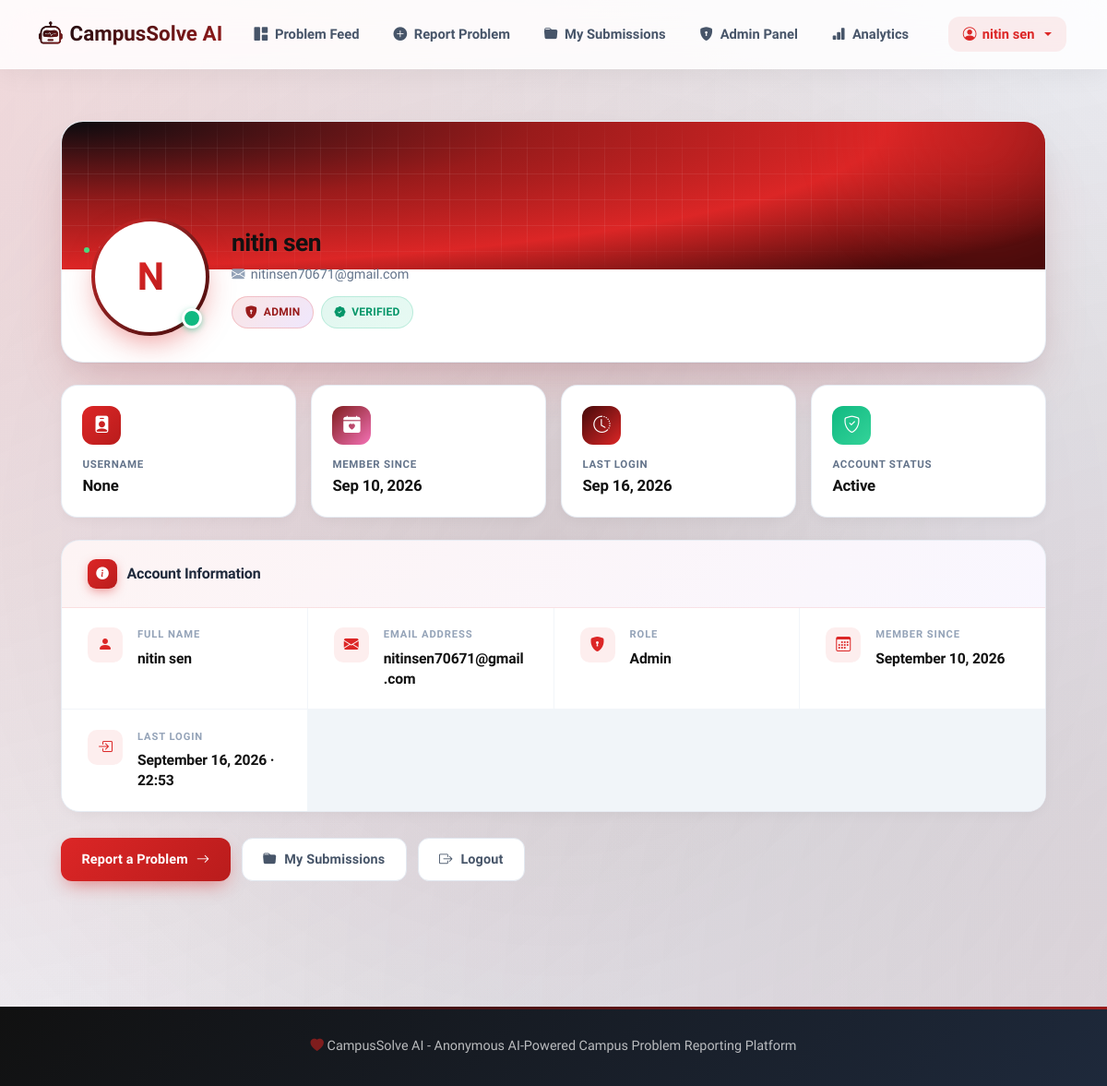
The app's page /accounts/profile/ (signed in), older data.
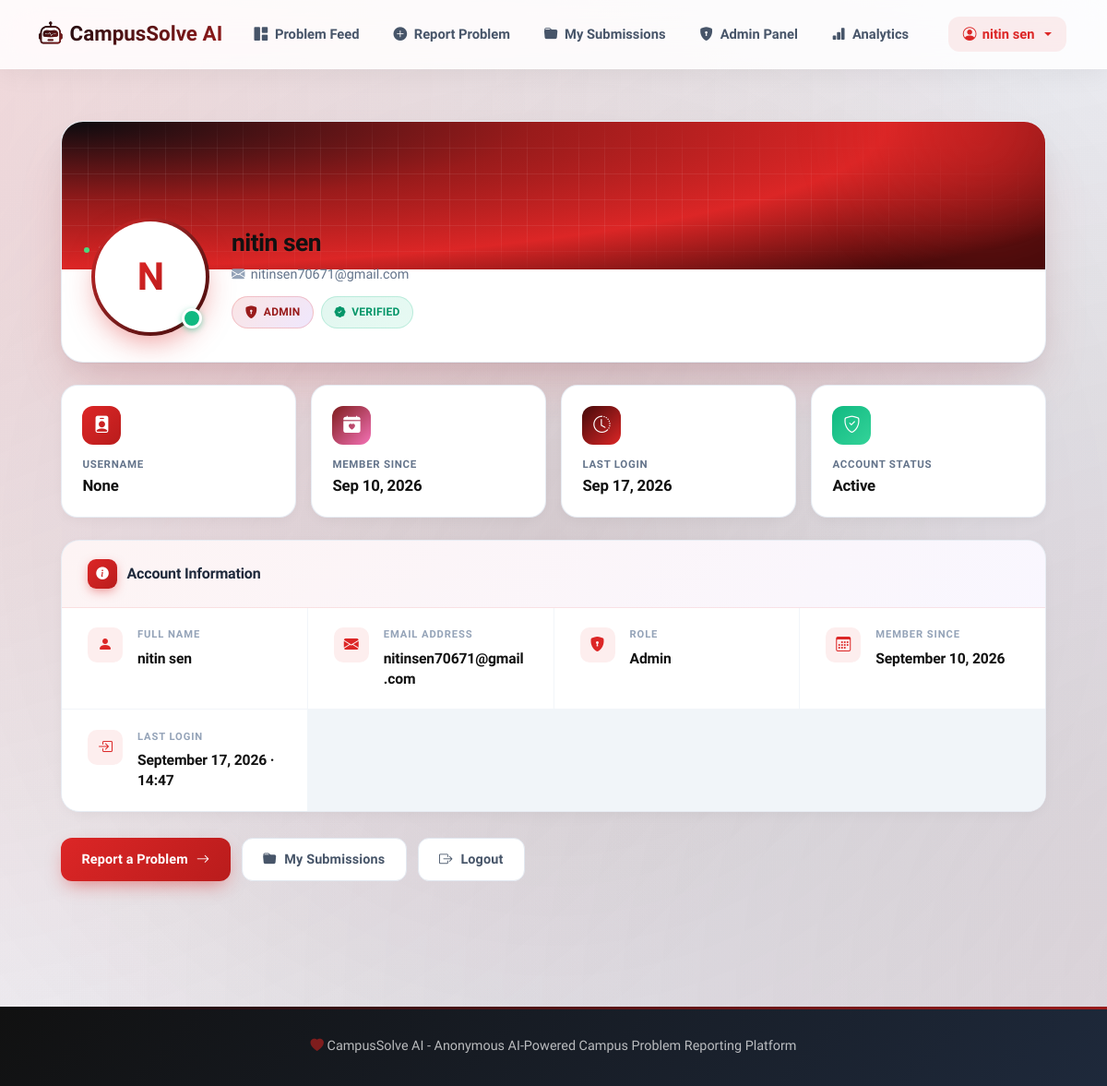
The same page, newer data.
### accounts/models.py (models this page shows, shortened)
class User(AbstractUser):
    ROLE_CHOICES = (
        ('STUDENT', 'Student'),
        ('ADMIN', 'Admin'),
    )
    full_name = models.CharField(max_length=255)
    email = models.EmailField(unique=True)
    username = None
    role = models.CharField(max_length=20, choices=ROLE_CHOICES, default='STUDENT')
    created_at = models.DateTimeField(auto_now_add=True)
    USERNAME_FIELD = 'email'
    REQUIRED_FIELDS = ['full_name']
    objects = UserManager()

### accounts/views.py (the view)
# urls.py: path('profile/', views.profile_view, name='profile'),
@login_required
def profile_view(request):
    return render(request, 'accounts/profile.html')

### templates/accounts/profile.html (shortened to what the changed rows need)
{% extends 'base.html' %}
{% load static %}
{% block content %}
<div class="profile-shell">
    <div class="profile-hero">
        <div class="profile-identity">
            <div class="avatar-wrap">
                <div class="avatar-ring">
                    <div class="avatar-inner">
                        <span class="avatar-initials">
                            {% if user.full_name %}
                                {{ user.full_name|slice:":1"|upper }}
                            {% else %}
                                {{ user.username|slice:":1"|upper }}
                            {% endif %}
                        </span>
                    </div>
                </div>
            </div>
            <div class="identity-text">
                <h1>
                    {% if user.full_name %}{{ user.full_name }}{% else %}{{ user.username }}{% endif %}
                </h1>
                <div class="email-line">
                    <i class="bi bi-envelope-fill"></i>
                    {{ user.email }}
                </div>
                <div class="role-chips">
                    <span class="chip chip-role">
                        <i class="bi bi-{% if user.role == 'ADMIN' %}shield-lock-fill{% elif user.role == 'STAFF' %}person-badge-fill{% else %}person-fill{% endif %}"></i>
                        {{ user.get_role_display|default:user.role }}
                    </span>
                    {% if user.is_active %}
                        <span class="chip chip-verified">
                            <i class="bi bi-patch-check-fill"></i>
                            Verified
                        </span>
                    {% endif %}
                </div>
            </div>
        </div>
    </div>
    <div class="stats-strip">
        <div class="stat-tile">
            <div class="tile-icon indigo">
                <i class="bi bi-person-badge-fill"></i>
            </div>
            <div class="tile-label">Username</div>
            <div class="tile-value">{{ user.username }}</div>
        </div>
        <div class="stat-tile">
            <div class="tile-icon pink">
                <i class="bi bi-calendar-heart-fill"></i>
            </div>
            <div class="tile-label">Member Since</div>
            <div class="tile-value">{{ user.created_at|date:"M d, Y"|default:"—" }}</div>
        </div>
        <div class="stat-tile">
            <div class="tile-icon cyan">
                <i class="bi bi-clock-history"></i>
            </div>
            <div class="tile-label">Last Login</div>
            <div class="tile-value">
                {% if user.last_login %}
                    {{ user.last_login|date:"M d, Y" }}
                {% else %}
                    First visit
                {% endif %}
            </div>
        </div>
    </div>
    <div class="info-card">
        <div class="info-card-head">
            <h2>Account Information</h2>
        </div>
        <div class="info-grid">
            <div class="info-item">
                <div class="ii-body">
                    <div class="ii-label">Full Name</div>
                    <div class="ii-value">
                        {% if user.full_name %}{{ user.full_name }}{% else %}<span class="muted">Not set</span>{% endif %}
                    </div>
                </div>
            </div>
            <div class="info-item">
                <div class="ii-body">
                    <div class="ii-label">Email Address</div>
                    <div class="ii-value">{{ user.email }}</div>
                </div>
            </div>
            <div class="info-item">
                <div class="ii-body">
                    <div class="ii-label">Role</div>
                    <div class="ii-value">{{ user.get_role_display|default:user.role }}</div>
                </div>
            </div>
            <div class="info-item">
                <div class="ii-body">
                    <div class="ii-label">Member Since</div>
                    <div class="ii-value">{{ user.created_at|date:"F d, Y"|default:"—" }}</div>
                </div>
            </div>
            {% if user.last_login %}
            <div class="info-item">
                <span class="ii-icon"><i class="bi bi-box-arrow-in-right"></i></span>
                <div class="ii-body">
                    <div class="ii-label">Last Login</div>
                    <div class="ii-value">{{ user.last_login|date:"F d, Y · H:i" }}</div>
                </div>
            </div>
            {% endif %}
        </div>
    </div>
</div>
{% endblock %}

### templates/base.html (shortened to what this page needs)
{% load static %}
<!DOCTYPE html>
<html lang="en">
<head>
    <link href="https://cdn.jsdelivr.net/npm/bootstrap@5.3.2/dist/css/bootstrap.min.css" rel="stylesheet">
    <link href="https://cdn.jsdelivr.net/npm/bootstrap-icons@1.11.1/font/bootstrap-icons.css" rel="stylesheet">
</head>
<body>
    <nav class="navbar navbar-expand-lg" id="mainNavbar">
        <div class="container">
            <a class="navbar-brand" href="{% url 'problem_feed' %}">
                <i class="bi bi-robot"></i>
                <span>CampusSolve AI</span>
            </a>
            <div class="collapse navbar-collapse" id="navbarNav">
                <ul class="navbar-nav me-auto">
                    <li class="nav-item">
                        <a class="nav-link" href="{% url 'problem_feed' %}">
                            <i class="bi bi-grid-1x2-fill me-1"></i> Problem Feed
                        </a>
                    </li>
                    {% if user.is_authenticated %}
                        <li class="nav-item">
                            <a class="nav-link" href="{% url 'submit_problem' %}">
                                <i class="bi bi-plus-circle-fill me-1"></i> Report Problem
                            </a>
                        </li>
                        <li class="nav-item">
                            <a class="nav-link" href="{% url 'my_submissions' %}">
                                <i class="bi bi-folder-fill me-1"></i> My Submissions
                            </a>
                        </li>
                        {% if user.role == 'ADMIN' %}
                            <li class="nav-item">
                                <a class="nav-link" href="{% url 'admin_dashboard' %}">
                                    <i class="bi bi-shield-lock-fill me-1"></i> Admin Panel
                                </a>
                            </li>
                            <li class="nav-item">
                                <a class="nav-link" href="{% url 'analytics_dashboard' %}">
                                    <i class="bi bi-bar-chart-fill me-1"></i> Analytics
                                </a>
                            </li>
                        {% endif %}
                    {% endif %}
                </ul>
                <ul class="navbar-nav">
                    {% if user.is_authenticated %}
                        <li class="nav-item dropdown">
                            <a class="nav-link dropdown-toggle" href="#" data-bs-toggle="dropdown">
                                <i class="bi bi-person-circle"></i> {{ user.full_name }}
                            </a>
                        </li>
                    {% endif %}
                </ul>
            </div>
        </div>
    </nav>
    <main class="py-4">
        {% block content %}{% endblock %}
    </main>
    <footer>
        <div class="container">
            <div class="text-center footer-text">
                <i class="bi bi-heart-fill"></i> CampusSolve AI - Anonymous AI-Powered Campus Problem Reporting Platform
            </div>
        </div>
    </footer>
</body>
</html>

Row changes from the older to the newer data that the page shows:
changed User "nitin sen": last_login "Sep 16, 2026" → "Sep 17, 2026"; last_login "September 16, 2026 · 22:53" → "September 17, 2026 · 14:47"
